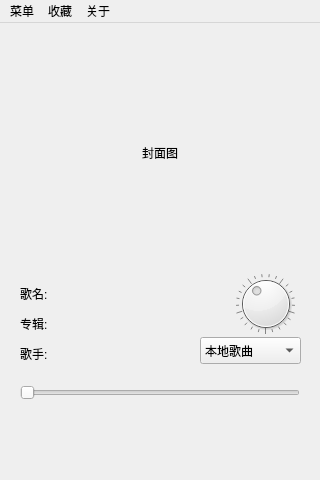
<?xml version="1.0" encoding="UTF-8"?>
<ui version="4.0">
 <class>PlayerMainWindow</class>
 <widget class="QMainWindow" name="PlayerMainWindow">
  <property name="geometry">
   <rect>
    <x>0</x>
    <y>0</y>
    <width>320</width>
    <height>480</height>
   </rect>
  </property>
  <property name="minimumSize">
   <size>
    <width>320</width>
    <height>480</height>
   </size>
  </property>
  <property name="maximumSize">
   <size>
    <width>320</width>
    <height>480</height>
   </size>
  </property>
  <property name="windowTitle">
   <string>KylinPlayer</string>
  </property>
  <widget class="QWidget" name="centralWidget">
   <widget class="QLabel" name="singerLabel">
    <property name="geometry">
     <rect>
      <x>20</x>
      <y>320</y>
      <width>211</width>
      <height>21</height>
     </rect>
    </property>
    <property name="text">
     <string>歌手:</string>
    </property>
   </widget>
   <widget class="QLabel" name="albumLabel">
    <property name="geometry">
     <rect>
      <x>20</x>
      <y>290</y>
      <width>211</width>
      <height>21</height>
     </rect>
    </property>
    <property name="text">
     <string>专辑:</string>
    </property>
   </widget>
   <widget class="QLabel" name="songLabel">
    <property name="geometry">
     <rect>
      <x>20</x>
      <y>260</y>
      <width>211</width>
      <height>21</height>
     </rect>
    </property>
    <property name="text">
     <string>歌名:</string>
    </property>
   </widget>
   <widget class="QComboBox" name="channelComboBox">
    <property name="geometry">
     <rect>
      <x>200</x>
      <y>314</y>
      <width>101</width>
      <height>27</height>
     </rect>
    </property>
    <item>
     <property name="text">
      <string>本地歌曲</string>
     </property>
    </item>
    <item>
     <property name="text">
      <string>网络歌曲</string>
     </property>
    </item>
   </widget>
   <widget class="QSlider" name="playTimeSlider">
    <property name="geometry">
     <rect>
      <x>20</x>
      <y>360</y>
      <width>280</width>
      <height>20</height>
     </rect>
    </property>
    <property name="focusPolicy">
     <enum>Qt::NoFocus</enum>
    </property>
    <property name="value">
     <number>0</number>
    </property>
    <property name="sliderPosition">
     <number>0</number>
    </property>
    <property name="tracking">
     <bool>true</bool>
    </property>
    <property name="orientation">
     <enum>Qt::Horizontal</enum>
    </property>
    <property name="invertedControls">
     <bool>false</bool>
    </property>
   </widget>
   <widget class="QPushButton" name="prevButton">
    <property name="geometry">
     <rect>
      <x>20</x>
      <y>390</y>
      <width>64</width>
      <height>64</height>
     </rect>
    </property>
    <property name="styleSheet">
     <string notr="true">background-color: rgba(255, 255, 255, 0);
selection-background-color: rgba(255, 255, 255, 0);</string>
    </property>
    <property name="text">
     <string/>
    </property>
    <property name="icon">
     <iconset resource="resource.qrc">
      <normaloff>:/images/prev.png</normaloff>:/images/prev.png</iconset>
    </property>
    <property name="iconSize">
     <size>
      <width>48</width>
      <height>48</height>
     </size>
    </property>
    <property name="flat">
     <bool>true</bool>
    </property>
   </widget>
   <widget class="QPushButton" name="playButton">
    <property name="geometry">
     <rect>
      <x>130</x>
      <y>390</y>
      <width>64</width>
      <height>64</height>
     </rect>
    </property>
    <property name="layoutDirection">
     <enum>Qt::LeftToRight</enum>
    </property>
    <property name="autoFillBackground">
     <bool>false</bool>
    </property>
    <property name="styleSheet">
     <string notr="true">background-color: rgba(255, 255, 255, 0);
selection-background-color: rgba(255, 255, 255, 0);</string>
    </property>
    <property name="text">
     <string/>
    </property>
    <property name="icon">
     <iconset resource="resource.qrc">
      <normaloff>:/images/play.png</normaloff>:/images/play.png</iconset>
    </property>
    <property name="iconSize">
     <size>
      <width>64</width>
      <height>64</height>
     </size>
    </property>
    <property name="autoDefault">
     <bool>false</bool>
    </property>
    <property name="flat">
     <bool>true</bool>
    </property>
   </widget>
   <widget class="QPushButton" name="nextButton">
    <property name="geometry">
     <rect>
      <x>230</x>
      <y>390</y>
      <width>64</width>
      <height>64</height>
     </rect>
    </property>
    <property name="styleSheet">
     <string notr="true">background-color: rgba(255, 255, 255, 0);
selection-background-color: rgba(255, 255, 255, 0);
</string>
    </property>
    <property name="text">
     <string/>
    </property>
    <property name="icon">
     <iconset resource="resource.qrc">
      <normaloff>:/images/next.png</normaloff>:/images/next.png</iconset>
    </property>
    <property name="iconSize">
     <size>
      <width>48</width>
      <height>48</height>
     </size>
    </property>
    <property name="flat">
     <bool>true</bool>
    </property>
   </widget>
   <widget class="QDial" name="volumeDial">
    <property name="geometry">
     <rect>
      <x>230</x>
      <y>250</y>
      <width>71</width>
      <height>61</height>
     </rect>
    </property>
    <property name="focusPolicy">
     <enum>Qt::WheelFocus</enum>
    </property>
    <property name="layoutDirection">
     <enum>Qt::LeftToRight</enum>
    </property>
    <property name="autoFillBackground">
     <bool>false</bool>
    </property>
    <property name="value">
     <number>40</number>
    </property>
    <property name="orientation">
     <enum>Qt::Horizontal</enum>
    </property>
    <property name="invertedAppearance">
     <bool>false</bool>
    </property>
    <property name="invertedControls">
     <bool>false</bool>
    </property>
    <property name="wrapping">
     <bool>true</bool>
    </property>
    <property name="notchTarget">
     <double>3.700000000000000</double>
    </property>
    <property name="notchesVisible">
     <bool>true</bool>
    </property>
   </widget>
   <widget class="QLabel" name="artWorkLabel">
    <property name="geometry">
     <rect>
      <x>40</x>
      <y>10</y>
      <width>240</width>
      <height>240</height>
     </rect>
    </property>
    <property name="text">
     <string>封面图</string>
    </property>
    <property name="alignment">
     <set>Qt::AlignCenter</set>
    </property>
   </widget>
  </widget>
  <widget class="QMenuBar" name="menuBar">
   <property name="geometry">
    <rect>
     <x>0</x>
     <y>0</y>
     <width>320</width>
     <height>17</height>
    </rect>
   </property>
   <widget class="QMenu" name="mediaMenu">
    <property name="title">
     <string>菜单</string>
    </property>
    <addaction name="localAction"/>
    <addaction name="netAction"/>
   </widget>
   <widget class="QMenu" name="aboutMenu">
    <property name="tearOffEnabled">
     <bool>false</bool>
    </property>
    <property name="title">
     <string>关于</string>
    </property>
    <addaction name="aboutAction"/>
   </widget>
   <widget class="QMenu" name="menu">
    <property name="title">
     <string>收藏</string>
    </property>
    <addaction name="addFavAction"/>
    <addaction name="playFavAction"/>
   </widget>
   <addaction name="mediaMenu"/>
   <addaction name="menu"/>
   <addaction name="aboutMenu"/>
  </widget>
  <action name="localAction">
   <property name="text">
    <string>本地歌曲</string>
   </property>
  </action>
  <action name="netAction">
   <property name="text">
    <string>网络歌曲</string>
   </property>
  </action>
  <action name="addFavAction">
   <property name="text">
    <string>加入收藏</string>
   </property>
  </action>
  <action name="playFavAction">
   <property name="text">
    <string>播放收藏</string>
   </property>
  </action>
  <action name="aboutAction">
   <property name="text">
    <string>关于KylinPlayer</string>
   </property>
  </action>
 </widget>
 <layoutdefault spacing="6" margin="11"/>
 <resources>
  <include location="resource.qrc"/>
 </resources>
 <connections/>
</ui>
